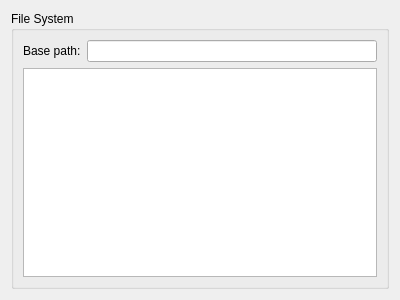
<?xml version="1.0" encoding="UTF-8"?>
<ui version="4.0">
 <class>FileSystemWidget</class>
 <widget class="QWidget" name="FileSystemWidget">
  <property name="geometry">
   <rect>
    <x>0</x>
    <y>0</y>
    <width>400</width>
    <height>300</height>
   </rect>
  </property>
  <property name="windowTitle">
   <string/>
  </property>
  <layout class="QHBoxLayout" name="horizontalLayout_2">
   <item>
    <widget class="QGroupBox" name="grpFileSystem">
     <property name="title">
      <string>File System</string>
     </property>
     <property name="flat">
      <bool>false</bool>
     </property>
     <property name="checkable">
      <bool>false</bool>
     </property>
     <layout class="QVBoxLayout" name="verticalLayout_2">
      <item>
       <layout class="QVBoxLayout" name="verticalLayout">
        <item>
         <layout class="QHBoxLayout" name="horizontalLayout">
          <item>
           <widget class="QLabel" name="lblPath">
            <property name="text">
             <string>Base path:</string>
            </property>
            <property name="buddy">
             <cstring>editPath</cstring>
            </property>
           </widget>
          </item>
          <item>
           <widget class="QLineEdit" name="editPath"/>
          </item>
         </layout>
        </item>
        <item>
         <widget class="QTreeView" name="treeFileSystem">
          <property name="selectionMode">
           <enum>QAbstractItemView::ExtendedSelection</enum>
          </property>
          <property name="sortingEnabled">
           <bool>true</bool>
          </property>
         </widget>
        </item>
       </layout>
      </item>
     </layout>
    </widget>
   </item>
  </layout>
 </widget>
 <resources/>
 <connections/>
</ui>
